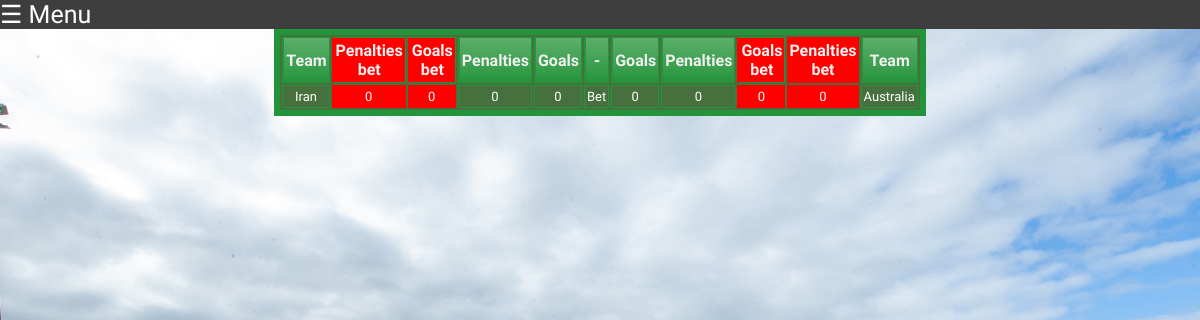
Screenshot of /championship (signed in) with the database file from the repository.
### betting_manager/models.py (models this page shows, shortened)
class MatchFinalStageBettingFinal(models.Model):
    GOALS = list(zip(range(0, 11), range(0, 11)))
    RESULTS = (
        ('WIN', 'WIN'),
        ('DEFEAT', 'DEFEAT')
    )
    STATUS = (
        ('YES', 'YES'),
        ('NO', 'NO'),
    )
    person_betting = models.ForeignKey(Player, null=True, on_delete=models.SET_NULL)
    goals_team_one = models.IntegerField(default=0, choices=GOALS)
    goals_team_two = models.IntegerField(default=0, choices=GOALS)
    score_team_one = models.CharField(max_length=6, null=True, choices=RESULTS)
    score_team_two = models.CharField(max_length=6, null=True, choices=RESULTS)
    penalties_team_one = models.IntegerField(null=True, choices=GOALS)
    penalties_team_two = models.IntegerField(null=True, choices=GOALS)
    match = models.ForeignKey(MatchFinalStageRealFinal, null=True, on_delete=models.CASCADE)
    points = models.IntegerField(default=0)
    checked = models.CharField(max_length=3,null=True, choices=STATUS)

class MatchFinalStageRealFinal(models.Model):
    GOALS = list(zip(range(0, 11), range(0, 11)))
    RESULTS = (
        ('WIN', 'WIN'),
        ('DEFEAT', 'DEFEAT')
    )
    STATUS = (
        ('YES', 'YES'),
        ('NO', 'NO'),
    )
    STAGE = (
        ('GROUP', 'GROUP'),
        ('BEST16', 'BEST16'),
        ('QF', 'QF'),
        ('SF', 'SF'),
        ('F', 'F')
    )
    team_one = models.ForeignKey(Team, null=True, on_delete=models.SET_NULL, related_name='team_one_final_championship')
    team_two = models.ForeignKey(Team, null=True, on_delete=models.SET_NULL, related_name='team_two_final_championship')
    goals_team_one = models.IntegerField(null=True, choices=GOALS)
    goals_team_two = models.IntegerField(null=True, choices=GOALS)
    penalties_team_one = models.IntegerField(null=True, choices=GOALS)
    penalties_team_two = models.IntegerField(null=True, choices=GOALS)
    score_team_one = models.CharField(max_length=6, null=True, choices=RESULTS)
    score_team_two = models.CharField(max_length=6, null=True, choices=RESULTS)
    stage = models.CharField(max_length=6, null=True, choices=STAGE)
    played = models.CharField(max_length=3,null=True,choices=STATUS)

class Team(models.Model):
    GROUP = (
        ('A', 'A'),
        ('B', 'B'),
        ('C', 'C'),
        ('D', 'D'),
        ('E', 'E'),
        ('F', 'F'),
        ('G', 'G'),
        ('H', 'H')
    )
    name = models.CharField(max_length=20, null=True)
    group = models.CharField(max_length=1, null=True, choices=GROUP)
    points = models.IntegerField(default=0)
    def __str__(self):
        return self.name

### betting_manager/views.py (the view)
# urls.py: path('championship',views.championship,name = 'championship'),
def championship(request):
    person = Player.objects.get(user=request.user)
    matches_bet = MatchFinalStageBettingFinal.objects.filter(person_betting=person)
    if not matches_bet:
        return redirect('stage_warning')
    context = {'matches': matches_bet}
    return render(request,'betting_manager/championship.html',context)

### betting_manager/templates/betting_manager/championship.html
{% extends "betting_manager/base.html" %}
{% block content%}
<table class="greenTableResult">
<thead>
<tr>
<th>Team</th>
    <th>Penalties bet</th>
    <th>Goals bet</th>
    <th>Penalties</th>
<th>Goals</th>
    <th>-</th>
<th>Goals</th>
    <th>Penalties</th>
    <th>Goals bet</th>
    <th>Penalties bet</th>
<th>Team</th>
</tr>
</thead>
<tbody>
{%for match in matches%}
<tr>
    <td>{{match.match.team_one}}</td>
    <td>{{match.penalties_team_one}}</td>
    <td>{{match.goals_team_one}}</td>
    <td>{{match.match.penalties_team_one}}</td>
    <td>{{match.match.goals_team_one}}</td>
    <td>
        {%if 'NO' == match.match.played%}
        <a href="{%url 'betting' match=match.match.id stage=match.match.stage%}">Bet</a>
        {%endif%}
    </td>
    <td>{{match.match.goals_team_two}}</td>
    <td>{{match.match.penalties_team_two}}</td>
    <td>{{match.goals_team_two}}</td>
    <td>{{match.penalties_team_two}}</td>
     <td>{{match.match.team_two}}</td>
</tr>
{%endfor%}
</tbody>
</table>
{%endblock content%}

### betting_manager/static/betting_manager/css/main.css (style rules this page uses)
body { margin:0; }

### betting_manager/static/betting_manager/css/table_final.css (style rules this page uses)
table.greenTableResult { font-family: 'Exo', sans-serif; border: 6px solid #24943A; background-color: #46703D; width: 100%; text-align: center; width: 50%; margin-left: auto; margin-right: auto; }
table.greenTableResult td, table.greenTableResult th { border: 1px solid #24943A; padding: 3px 2px; }
table.greenTableResult tbody td { font-size: 13px; color:white; }
table.greenTableResult thead { background: #24943A; background: -moz-linear-gradient(top, #5baf6b 0%, #3a9e4d 66%, #24943A 100%); background: -webkit-linear-gradient(top, #5baf6b 0%, #3a9e4d 66%, #24943A 100%); background: linear-gradient(to bottom, #5baf6b 0%, #3a9e4d 66%, #24943A 100%); border-bottom: 0px solid #444444; }
table.greenTableResult thead th { font-size: 16px; font-weight: bold; color: #F0F0F0; text-align: center; border-left: 2px solid #24943A; }
table.greenTableResult thead tr th:nth-child(2) { font-size: 16px; font-weight: bold; color: #F0F0F0; background-color:red; text-align: center; border-left: 2px solid red; }
table.greenTableResult thead tr th:nth-child(3) { font-size: 16px; font-weight: bold; color: #F0F0F0; background-color:red; text-align: center; border-left: 2px solid red; }
table.greenTableResult thead tr th:nth-child(9) { font-size: 16px; font-weight: bold; color: #F0F0F0; background-color:red; text-align: center; border-left: 2px solid red; }
table.greenTableResult thead tr th:nth-child(10) { font-size: 16px; font-weight: bold; color: #F0F0F0; background-color:red; text-align: center; border-left: 2px solid red; border:none; }
table.greenTableResult > tbody > tr:nth-child(1) > td:nth-child(2) { font-size: 13px; color:white; background-color:red; border:none; }
table.greenTableResult > tbody > tr:nth-child(1) > td:nth-child(3) { font-size: 13px; color:white; background-color:red; border:none; }
table.greenTableResult > tbody > tr:nth-child(1) > td:nth-child(9) { font-size: 13px; color:white; background-color:red; border:none; }
table.greenTableResult > tbody > tr:nth-child(1) > td:nth-child(10) { font-size: 13px; color:white; background-color:red; border:none; }
table.greenTableResult a { color:white; text-decoration:none; }

### rows the page displays
MatchFinalStageBettingFinal: match.team_one "Iran", penalties_team_one "0", goals_team_one "0", match.penalties_team_one "0", match.goals_team_one "0", shows "Bet", match.goals_team_two "0", match.penalties_team_two "0", goals_team_two "0", penalties_team_two "0", match.team_two "Australia"
